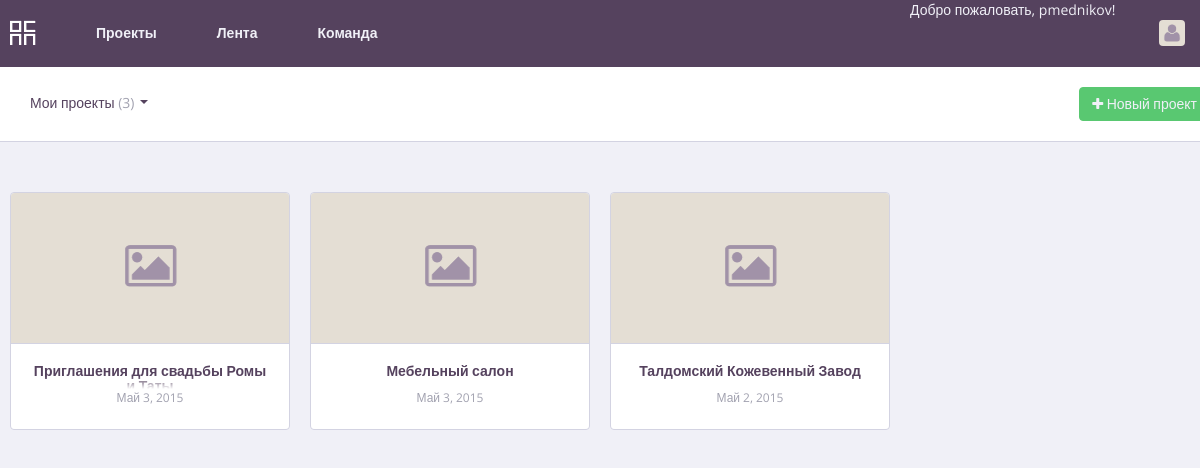
Screenshot of /projects/ (signed in) with the database file from the repository.
### ospp_app/models.py (models this page shows, shortened)
class Project(models.Model):
    class Meta():
        db_table = 'project'
    name = models.CharField(max_length=40)
    description = models.CharField(max_length=200)
    proj_author = models.ForeignKey(User, null=True)
    date_modified = models.DateTimeField(default=datetime.datetime.now)
    date_create = models.DateTimeField(default=datetime.datetime.now)
    archive = models.BooleanField(default=False)

### ospp_app/views.py (the view)
# urls.py: url(r'^projects/$', views.projects, name='projects'),
@login_required
def projects(request):
    projects = Project.objects.order_by('-date_create').filter(archive=False)
    archive = Project.objects.order_by('-date_create').filter(archive=True)
    for obj in projects:
        obj.comments = Comment.objects.filter(project=obj)
    return render(request, 'projects.html', {'projects': projects, 'archive': archive})

### ospp_app/templates/projects.html (shortened to what this page needs)
{% extends "base.html" %}
{% load staticfiles %}
{% block subnavigation %}
<div id="subnav">
  <div class="wrap clearfix">
    <div class="col-9 left">
      <div class="dropdown">
        <a id="proj-type-dropdown" data-toggle="dropdown" aria-haspopup="true" aria-expanded="false">
          Мои проекты <span class="text-secondary">({{projects|length}})</span>
          <span class="caret"></span>
        </a>
      </div>
    </div>
    <div class="col-3 right text-right">
      <a href="" class="btn btn-green" data-toggle="modal" data-target="#projectNew"><i class="fa fa-plus"></i> Новый проект</a>
    </div>
  </div>
</div>
{% endblock %}
{% block content %}
<div id="content">
  <div class="wrap clearfix">
  {% if projects %}
    {% for project in projects %}
      <div class="proj-card col-3 left">
        <div class="proj-card-img">
        </div>
        <a href="" class="proj-card-info text-center">
          <div class="proj-card-info-title">
            {{project.name}}
            <div class="proj-card-info-title-gradient"></div>
          </div>
          <div class="proj-card-info-secondary">
            <div class="proj-card-info-secondary-date">{{project.date_create|date:"DATE_FORMAT"}}</div>
          </div>
        </a>
      </div>
    {% endfor %}
  {% else %}
    <div class="text-center">
      <h4>Пока не создано ни одного проекта.</h4>
      <p class="text-secondary">Как только вы создадите проект, он обязательно появится здесь.</p>
    </div>
  {% endif %}
  </div>
</div>
{% endblock %}

### ospp_app/templates/base.html (shortened to what this page needs)
{% load staticfiles %}
<!DOCTYPE html>
<html>
<head>
  <link rel="stylesheet" href="{% static 'lib/font-awesome-4.3.0/css/font-awesome.min.css' %}">
  <link rel="stylesheet" href="{% static 'lib/bootstrap/css/bootstrap.min.css' %}" />
  <link rel="stylesheet" href="{% static 'css/style.css' %}" />
</head>
<body>
  <header class="dark-bg">
    <div class="wrap clearfix">
      <div class="col-9 left clearfix">
        <a href="{% url 'projects' %}" id="logo" class="left"><img src="{% static 'img/logo.png' %}" alt=""></a>
        <ul id="menu" class="left clearfix">
          <li><a href="{% url 'projects' %}">Проекты</a></li>
          <li><a href="">Лента</a></li>
          <li><a href="">Команда</a></li>
        </ul>
      </div>
      <div class="col-3 right clearfix">
        Добро пожаловать, {{user.username}}!
        <div id="ava-container" class="right">
          <div id="ava">
            <a href=""><img src="{% static 'img/ava-placeholder.png' %}" alt=""></a>
          </div>
        </div>
      </div>
    </div>
  </header>
  {% block subnavigation %}
  {% endblock %}
  {% block content %}
  {% endblock %}
</body>
</html>

### rows the page displays
Project: name "Приглашения для свадьбы Ромы…", date_create "Май 3, 2015"
Project: name "Мебельный салон", date_create "Май 3, 2015"
Project: name "Талдомский Кожевенный Завод", date_create "Май 2, 2015"

### other values shown
{{ user.username }} "pmednikov"
{{ projects|length }} "3"
